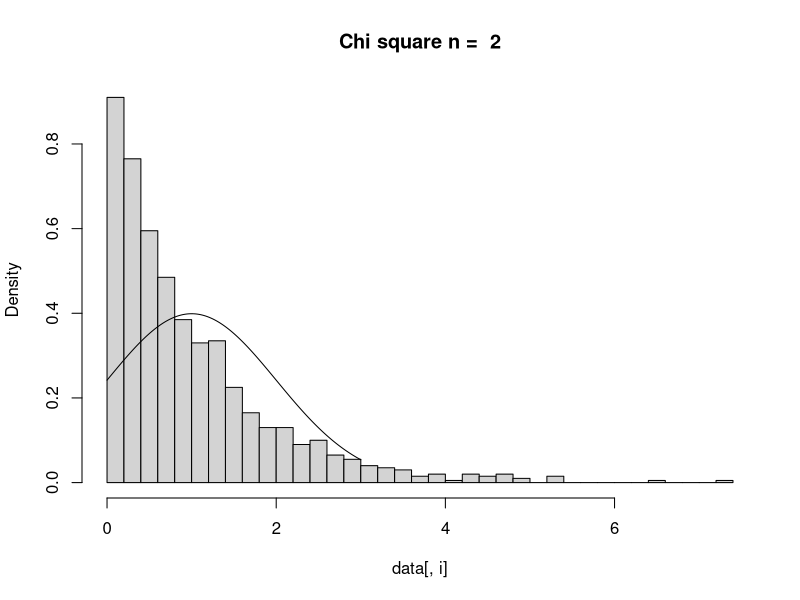
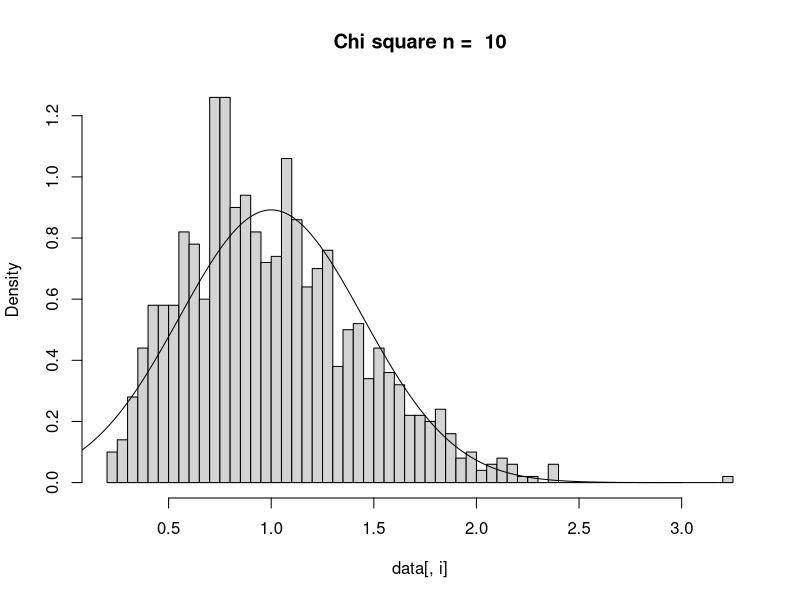
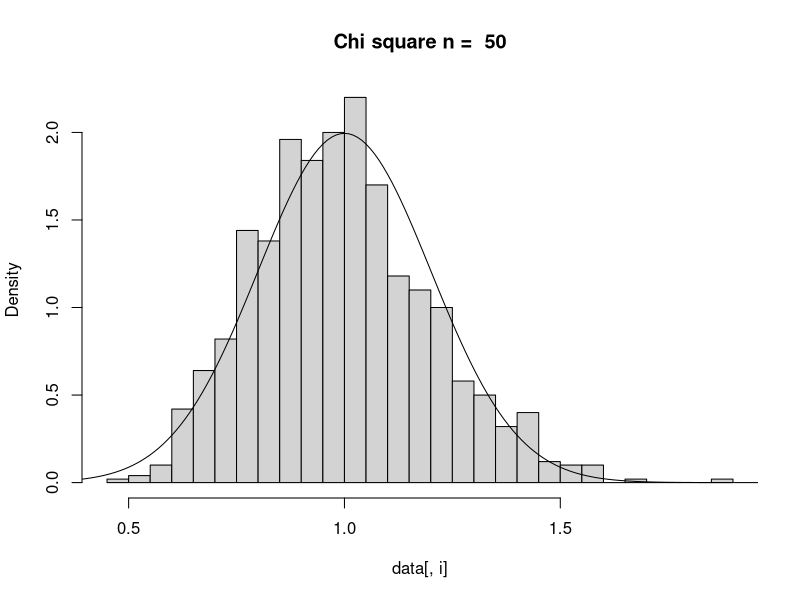
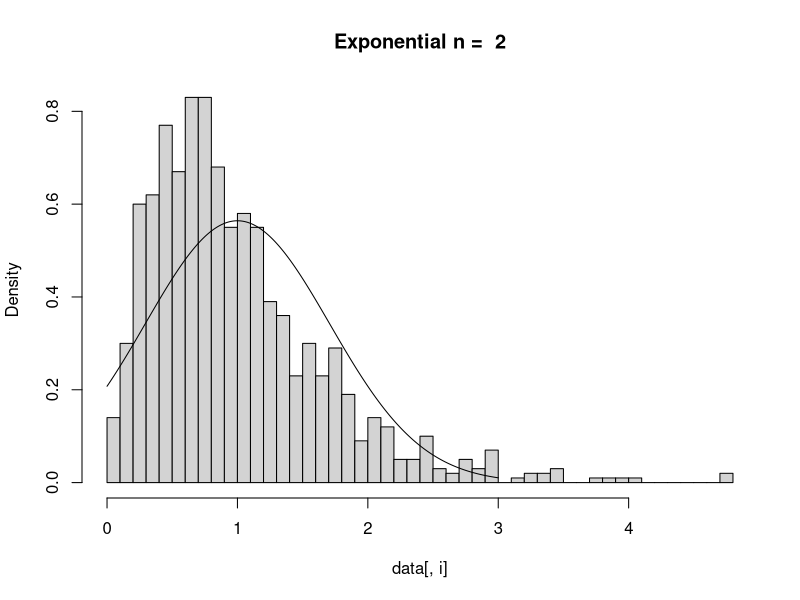
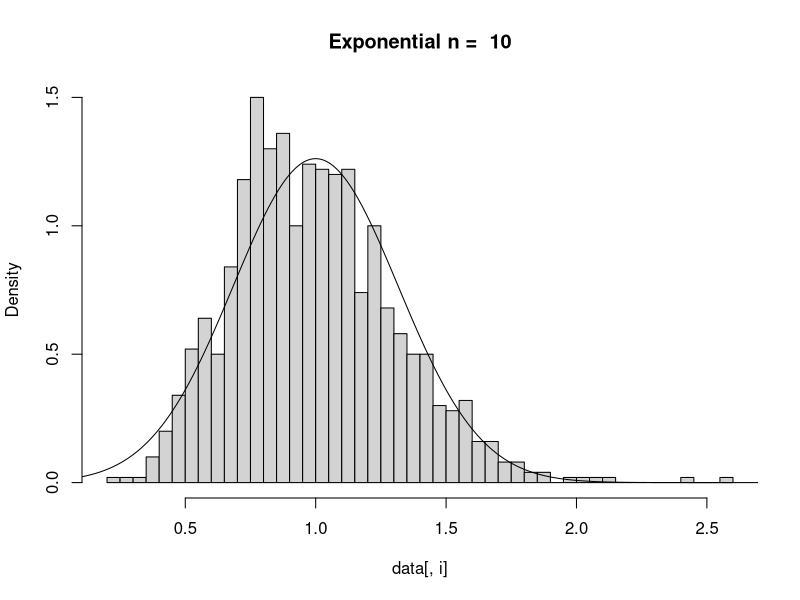
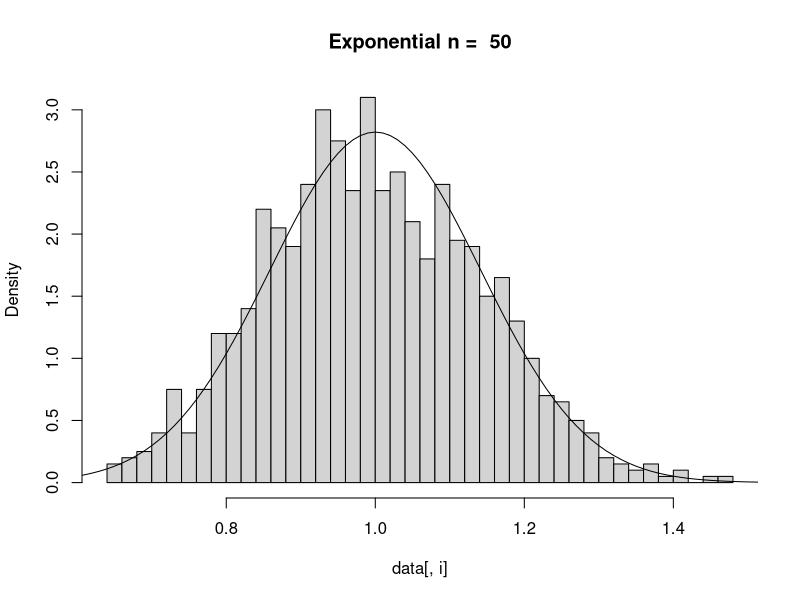
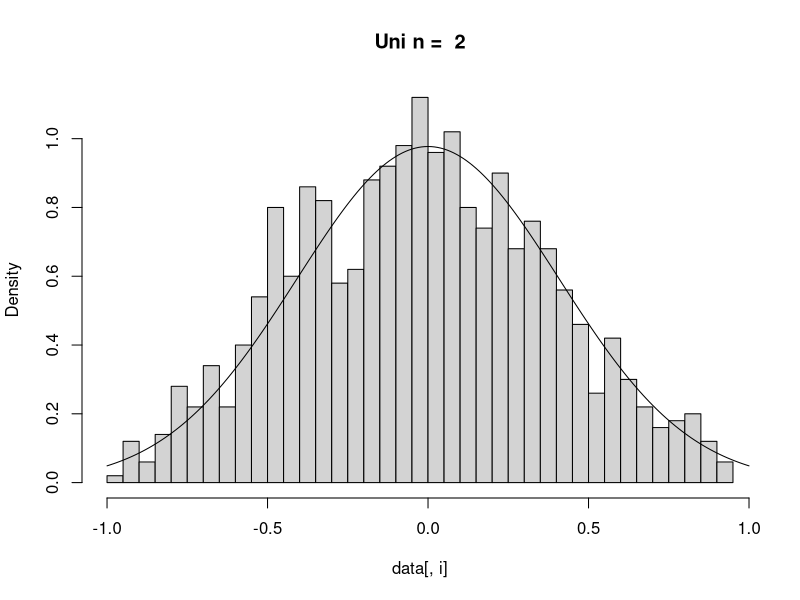
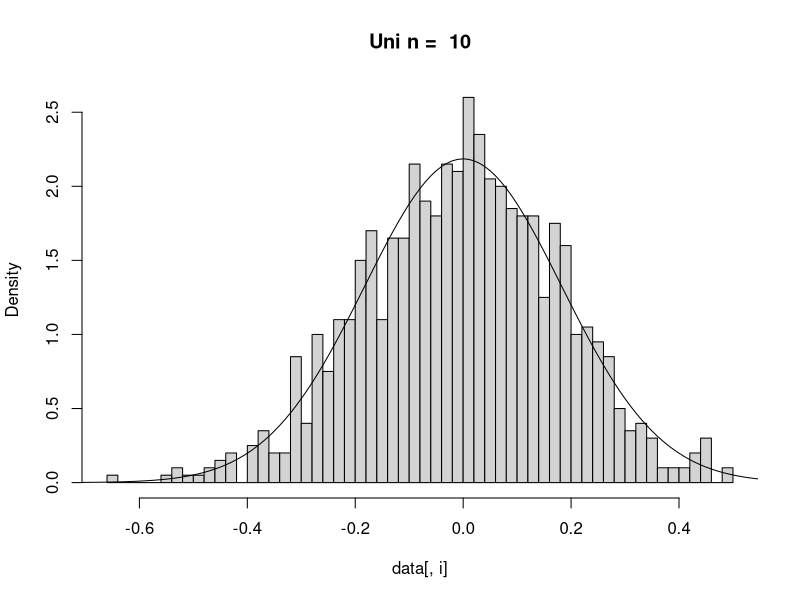

Write R code to recreate these figures, in order.
# Homework 2 - sampling distributions
# task 1: generate random 2, 10, 50 samples from: 
# chisquare(k=1);
# uniform(-1:1)
# Lognorm(1,1)
# task 2: compute the means of the samples
# task 3: compute the mean of each sample size and function 1000 times;
# calculate theoretic asymptotic sampling (mean) distribution from formula for each
# draw and see how close

# To avoid repeating code, iteration is abstracted using callbacks
nsize_repeat <- function(nsizes, params, times) {
  sapply(nsizes, function(i) {
    params$n <- i
    sapply(1:times, function(j) mean(params$cb(params)))
  })
}
# Callbacks for each type of distribution
chi_callback <- function(params) {
  rchisq(params$n, params$df)
}
exp_callback <- function(params) {
  rexp(params$n, params$rate)
}
uni_callback <- function(params) {
  runif(params$n, params$min, params$max)
}
lnm_callback <- function(params) {
  rlnorm(params$n, params$meanlog, params$sdlog)
}
# Sample parameters for each distribution
config = list(
  chi=list(cb=chi_callback,df=1),
  exp=list(cb=exp_callback,rate=1),
  uni=list(cb=uni_callback,min=-1,max=1),
  lnm=list(cb=lnm_callback,meanlog=1,sdlog=1)
)
nsizes = c(2,10,50)
# Getting one result
times = 20
lapply(config, function(i) nsize_repeat(nsizes, i, times))
# Getting 1000 results
times = 1000
results <- lapply(config, function(i) nsize_repeat(nsizes, i, times))

# NOTE: THE TASK HAS A FORMULA THAT USES VARIANCE, WHILE R TAKES DEVIATION!!!!
# Nowhere does it fucking say that the formula uses variance
# had to figure it out myself.
compare <- function(arg, data, mu, var, nvals, name) {
  sapply(1:length(nvals), function(i) {
    y <- dnorm(arg, mu, sqrt(var*nvals[i]))
    hist(data[,i],freq=FALSE,breaks=50,main=paste(name,1/nvals[i]))
    lines(arg,y)
    print('\n')
  })
}

ns <- c(1/2, 1/10, 1/50)
# Chi
xax <- seq(0,3,0.01)
compare(xax,results$chi,1,2,ns,"Chi square n = ")
# Exp: mean = 1/rate; variance = 1/rate^2; Theoretical: N(1/rate, (1/rate)^2/n)
# mean = 1/1 = 1; var = 1/1 = 1; N(1, sqrt(1/n))
compare(xax,results$exp,1,1,ns,"Exponential n = ")
# Uni
xax <- seq(-1,1,0.01)
compare(xax,results$uni,0,1/3,ns,"Uni n = ")
# Lnorm
lnm_mean <- exp(1+1/2)
lnm_var <- (exp(1) - 1) * exp(3)
xax <- seq(0,10,0.01)
compare(xax,results$lnm,lnm_mean,lnm_var,ns,"Lnorm n = ")

# Is 100 enough?
nsizes <- c(100)
ns <- c(1/100)
times <- 1000
new_data <- lapply(config, function(i) nsize_repeat(nsizes, i, times))
xax <- seq(0,3,0.01)
compare(xax,new_data$chi,1,2,ns,"Chi square n = ")
compare(xax,new_data$exp,1,1,ns,"Exponential n = ")
xax <- seq(-1,1,0.01)
compare(xax,new_data$uni,0,1/3,ns,"Uni n = ")
# Lnorm
xax <- seq(0,10,0.01)
compare(xax,new_data$lnm,lnm_mean,lnm_var,ns,"Lnorm n = ")


# THEORETICAL VALUES:
# Chi: mean = k; variance = 2k; Theoretical: N(k, 2k/n)
# k = 1; var = 2; N(1, sqrt(2/n))
ns <- c(1/2, 1/10, 1/50)
xax = seq(0,3,0.01)
y <- dnorm(xax, 1, sqrt(2/2))
hist(results$chi[,1],freq=FALSE,breaks=100)
lines(xax,y)
y <- dnorm(xax, 1, sqrt(2/10))
hist(results$chi[,2],freq=FALSE,breaks=100)
lines(xax,y)
y <- dnorm(xax, 1, sqrt(2/50))
hist(results$chi[,3],freq=FALSE,breaks=100)
lines(xax,y)
# Exp: mean = 1/rate; variance = 1/rate^2; Theoretical: N(1/rate, (1/rate)^2/n)
# mean = 1/1 = 1; var = 1/1 = 1; N(1, sqrt(1/n))
y <- dnorm(xax, 1, sqrt(1/2))
hist(results$exp[,1],freq=FALSE,breaks=100)
lines(xax,y)
y <- dnorm(xax, 1, sqrt(1/10))
hist(results$exp[,2],freq=FALSE,breaks=100)
lines(xax,y)
y <- dnorm(xax, 1, sqrt(1/50))
hist(results$exp[,3],freq=FALSE,breaks=100)
lines(xax,y)
# Uni: mean = (max-min)/2; variance = 1/12(max-min)^2; Th: N(mean, var/n)
# mean = 0; var = 1/3; N(1, sqrt(1/3n))
xax = seq(-1,1,0.01)
y <- dnorm(xax, 0, sqrt(1/6))
hist(results$uni[,1],freq=FALSE,breaks=100)
lines(xax,y)
y <- dnorm(xax, 0, sqrt(1/30))
hist(results$uni[,2],freq=FALSE,breaks=100)
lines(xax,y)
y <- dnorm(xax, 0, sqrt(1/150))
hist(results$uni[,3],freq=FALSE,breaks=100)
lines(xax,y)
# Lnm(mu, sig)
# mean: exp[mu + sig^2/n] = exp[1+1/n]
# var (exp[sig^2]-1)*exp[2*mu+sig^2] = (exp[1]-1) * exp[2 * 1 + 1)]
lnm_mean <- exp(1+1/2)
lnm_var <- (exp(1) - 1) * exp(3)
# mean = 1; variance = 1; sd = 1; N(1, sqrt(1/n))
xax = seq(0,10,0.01)
y <- dnorm(xax, lnm_mean, sqrt(lnm_var/2))
hist(results$lnm[,1],freq=FALSE,breaks=100)
lines(xax,y)
y <- dnorm(xax, lnm_mean, sqrt(lnm_var/10))
hist(results$lnm[,2],freq=FALSE,breaks=100)
lines(xax,y)
y <- dnorm(xax, lnm_mean, sqrt(lnm_var/50))
hist(results$lnm[,3],freq=FALSE,breaks=100)
lines(xax,y)

# Is 100 enough?
nsizes <- c(100)
times <- 1000
new_data <- lapply(config, function(i) nsize_repeat(nsizes, i, times))
# chi
xax = seq(0,3,0.01)
y <- dnorm(xax, 1, sqrt(2/100))
hist(new_data$chi[,1],freq=FALSE,breaks=100)
lines(xax,y)
# exp
y <- dnorm(xax, 1, sqrt(1/100))
hist(new_data$exp[,1],freq=FALSE,breaks=100)
lines(xax,y)
# uni
xax = seq(-1,1,0.01)
y <- dnorm(xax, 0, sqrt(1/300))
hist(new_data$uni[,1],freq=FALSE,breaks=100)
lines(xax,y)
# lnm
xax = seq(0,10,0.01)
y <- dnorm(xax, lnm_mean, sqrt(lnm_var/100))
hist(new_data$lnm[,1],freq=FALSE,breaks=100)
lines(xax,y)

